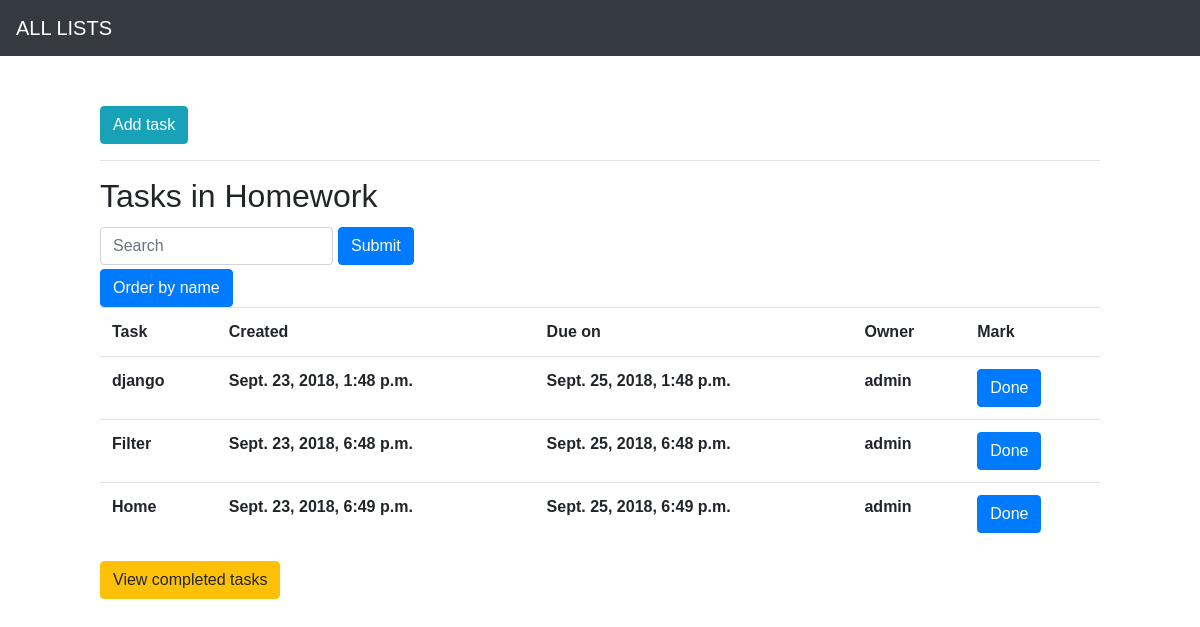
The app's page /1/todolist with its own data.
### main/models.py (models this page shows)
class List(models.Model):
    name = models.CharField(max_length=255)

class Task(models.Model):
    name = models.CharField(max_length = 255)
    created = models.DateTimeField()
    due_on = models.DateTimeField()
    owner = models.ForeignKey(User, on_delete=models.CASCADE)
    mark = models.BooleanField(default = False)
    list_id = models.ForeignKey(List, on_delete=models.CASCADE, default=None)

### main/views.py (the view, shortened to what this page needs)
# urls.py: path('<int:fk>/todolist', views.to_do_list),
def to_do_list(request, fk):
    if request.method == 'GET':
        form = SearchListForm(request.GET)
    tasks = Task.objects.all().filter(list_id = fk)
    list_of = List.objects.get(id = fk)
    context = {
        'tasks': tasks,
        'list': list_of,
    }
    return render(request, 'main/todo_list.html', context)

### templates/main/todo_list.html
{% extends 'base.html'%}
{% load staticfiles %}
{% block header %}
<button type="button" class="btn btn-info">Add task</button>
{% endblock%}
{% block content %}
<hr>
<h2>Tasks in {{list.name}}</h2>
<form method="GET" class="form-inline" action="/1/todolist">
    <input class="form-control" type="text" name = "name" placeholder="Search">
    <button type="submit" class="btn btn-primary my-1" style="margin-left: 5px;">Submit</button>
</form>
<button type="button" class="btn btn-primary" onclick="window.location.href='/1/todolist?order=name'" >Order by name</button>
<table class="table">
    <tr>
        <th>Task</th>
        <th>Created</th>
        <th>Due on</th>
        <th>Owner</th>
        <th>Mark</th>
    </tr>
    {% for task in tasks %}
    {% if task.mark is False %}
    <tr>
        <th>{{task.name}}</th>
        <th>{{task.created}}</th>
        <th>{{task.due_on}}</th>
        <th>{{task.owner}}</th>
        <th>
            <button type="button" class="btn btn-primary">Done</button>
        </th>
    {% endif %}
    </tr>
    {% endfor %}
</table>
{% endblock %}
{% block footer %}
<a href="./donelist"><button type="button"  class="btn btn-warning">View completed tasks</button></a>
{% endblock%}

### templates/base.html (shortened to what this page needs)
{% load staticfiles%}
<!DOCTYPE html>
<html lang="en">
<head>
    <link rel="stylesheet" href="https://stackpath.bootstrapcdn.com/bootstrap/4.1.3/css/bootstrap.min.css">
    <link rel="stylesheet" href="{% static 'base.css' %}">
</head>
<body>
    <nav class="navbar navbar-dark bg-dark">
        <a class="navbar-brand" href="..">ALL LISTS</a>
    </nav>
    <div class="content">
        {% block header %}
        {% endblock %}
        {% block content %}
        {% endblock %}
        {% block footer %}
        {% endblock %}
    </div>
</body>
</html>

### static/base.css (style rules this page uses)
.content { margin-left: 100px; margin-right: 100px; margin-top: 50px; margin-bottom: 50px; }
body { font-family: Arial, Helvetica, sans-serif }

### records on screen
List: name "Homework"
Task: name "django", created "Sept. 23, 2018, 1:48 p.m.", due_on "Sept. 25, 2018, 1:48 p.m.", owner "admin"
Task: name "Filter", created "Sept. 23, 2018, 6:48 p.m.", due_on "Sept. 25, 2018, 6:48 p.m.", owner "admin"
Task: name "Home", created "Sept. 23, 2018, 6:49 p.m.", due_on "Sept. 25, 2018, 6:49 p.m.", owner "admin"
